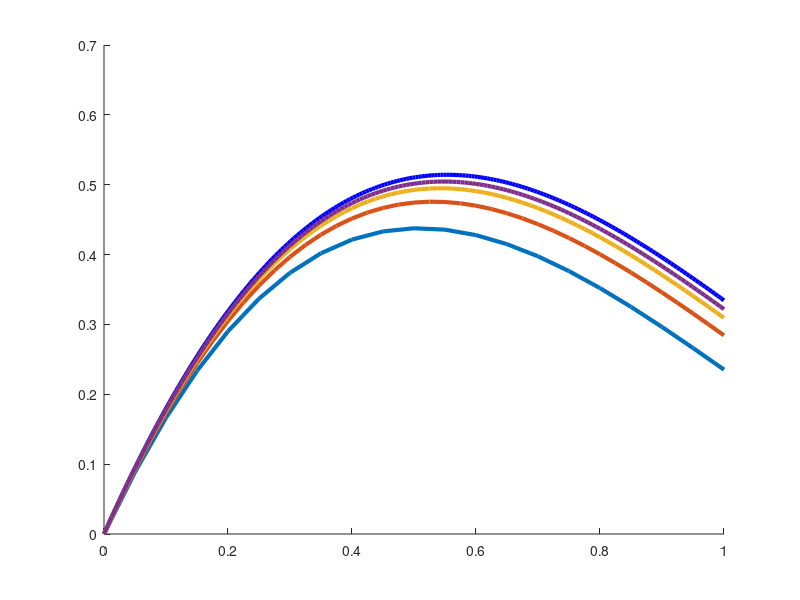

MATLAB code to generate this figure:
function p4

clear all;
close all;
hold on;

y	= @(t) (e .^ -t) .* (sin(2 .* t));
dy	= @(t, y) -y + (2 .* e .^ -t) .* cos(2 .* t);

_x = linspace(0, 1, 200);
_y = y(_x);
plot(_x, y(_x), 'b', 'LineWidth', 3);

% Where to start and stop the approximation.
start = 0;
stop = 1;

for steps = 20 * (2 .^ (0:3))

	h = (stop - start)/steps; % Width of each step.
	yk = zeros(steps + 1, 1); % Output array.
	x = start:h:stop;

	yk(1) = 0; % Given initial point.
	for k = 2:(steps+1)
		tk = start + h * k;
		yk(k) = yk(k-1) + h * dy(tk, yk(k-1));
	end

	plot(x, yk, 'LineWidth', 3);
end

end
